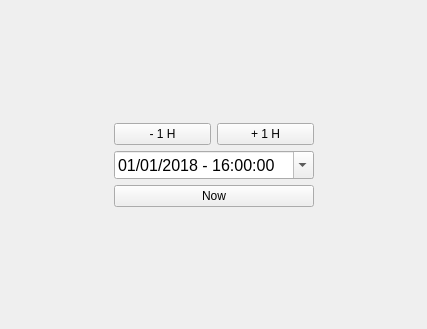
            <widget class="QWidget" name="tabAtTime">
             <attribute name="title">
              <string>At time</string>
             </attribute>
             <layout class="QGridLayout" name="gridLayout_14">
              <item row="0" column="0">
               <layout class="QGridLayout" name="gridLayout_3">
                <item row="3" column="0">
                 <spacer name="horizontalSpacer_15">
                  <property name="orientation">
                   <enum>Qt::Horizontal</enum>
                  </property>
                  <property name="sizeHint" stdset="0">
                   <size>
                    <width>103</width>
                    <height>20</height>
                   </size>
                  </property>
                 </spacer>
                </item>
                <item row="3" column="1" rowspan="2">
                 <widget class="QDateTimeEdit" name="dateTimeEditAtTime">
                  <property name="minimumSize">
                   <size>
                    <width>200</width>
                    <height>0</height>
                   </size>
                  </property>
                  <property name="font">
                   <font>
                    <pointsize>12</pointsize>
                   </font>
                  </property>
                  <property name="locale">
                   <locale language="English" country="UnitedStates"/>
                  </property>
                  <property name="date">
                   <date>
                    <year>2018</year>
                    <month>1</month>
                    <day>1</day>
                   </date>
                  </property>
                  <property name="time">
                   <time>
                    <hour>16</hour>
                    <minute>0</minute>
                    <second>0</second>
                   </time>
                  </property>
                  <property name="minimumDate">
                   <date>
                    <year>1818</year>
                    <month>1</month>
                    <day>1</day>
                   </date>
                  </property>
                  <property name="currentSection">
                   <enum>QDateTimeEdit::MonthSection</enum>
                  </property>
                  <property name="displayFormat">
                   <string>MM/dd/yyyy - hh:mm:ss</string>
                  </property>
                  <property name="calendarPopup">
                   <bool>true</bool>
                  </property>
                 </widget>
                </item>
                <item row="3" column="2">
                 <spacer name="horizontalSpacer_16">
                  <property name="orientation">
                   <enum>Qt::Horizontal</enum>
                  </property>
                  <property name="sizeHint" stdset="0">
                   <size>
                    <width>102</width>
                    <height>20</height>
                   </size>
                  </property>
                 </spacer>
                </item>
                <item row="6" column="1">
                 <spacer name="verticalSpacer_9">
                  <property name="orientation">
                   <enum>Qt::Vertical</enum>
                  </property>
                  <property name="sizeHint" stdset="0">
                   <size>
                    <width>20</width>
                    <height>111</height>
                   </size>
                  </property>
                 </spacer>
                </item>
                <item row="5" column="1">
                 <widget class="QPushButton" name="pushButtonAtTimeNow">
                  <property name="text">
                   <string>Now</string>
                  </property>
                 </widget>
                </item>
                <item row="2" column="1">
                 <layout class="QHBoxLayout" name="horizontalLayout_5">
                  <item>
                   <widget class="QPushButton" name="pushButtonAtTimeMinus1H">
                    <property name="text">
                     <string extracomment="- 1 Hour">- 1 H</string>
                    </property>
                   </widget>
                  </item>
                  <item>
                   <widget class="QPushButton" name="pushButtonAtTimePlus1H">
                    <property name="text">
                     <string extracomment="+ 1 Hour">+ 1 H</string>
                    </property>
                   </widget>
                  </item>
                 </layout>
                </item>
                <item row="1" column="2">
                 <spacer name="verticalSpacer_8">
                  <property name="orientation">
                   <enum>Qt::Vertical</enum>
                  </property>
                  <property name="sizeHint" stdset="0">
                   <size>
                    <width>20</width>
                    <height>112</height>
                   </size>
                  </property>
                 </spacer>
                </item>
                <item row="1" column="0">
                 <spacer name="verticalSpacer_15">
                  <property name="orientation">
                   <enum>Qt::Vertical</enum>
                  </property>
                  <property name="sizeHint" stdset="0">
                   <size>
                    <width>20</width>
                    <height>40</height>
                   </size>
                  </property>
                 </spacer>
                </item>
               </layout>
              </item>
             </layout>
            </widget>
